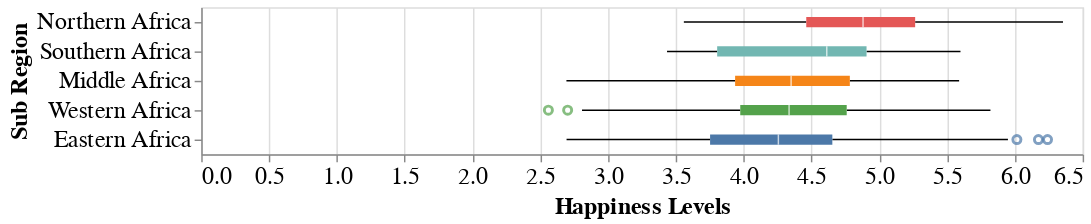

Write notebook code for a chart like this one.
### Code cell
#boxplot of sub regions
fig_2 = alt.Chart(
    african_dataset
).mark_boxplot(
    outliers=True,
    size=7,
).encode(
    x=alt.X('life_ladder:Q', title='Happiness Levels'),
    y=alt.Y('sub_region:N', 
            sort=['Northern Africa', 'Southern Africa', 'Middle Africa', 'Western Africa', 'Eastern Africa'], 
            title='Sub Region'),
    color=alt.Color('sub_region:N', legend=None)
).properties(
    width=600
).configure_axis(
    labelFontSize=16,
    titleFontSize=16
).configure_title(
    fontSize=16
)
fig_2

### Figure 1 — Vega-Lite specification as saved in the notebook (floating-point values rounded to 4 significant figures; data arrays with more than 128 entries replaced by an {"elided": "..."} marker saying what was removed)
{"config": {"view": {"continuousWidth": 400, "continuousHeight": 300}, "axis": {"labelFontSize": 16, "titleFontSize": 16}, "title": {"fontSize": 16}}, "data": {"name": "data-0df3c2bf2b61e32f3faaa7728432dd70"}, "mark": {"type": "boxplot", "outliers": true, "size": 7}, "encoding": {"color": {"field": "sub_region", "legend": null, "type": "nominal"}, "x": {"field": "life_ladder", "title": "Happiness Levels", "type": "quantitative"}, "y": {"field": "sub_region", "sort": ["Northern Africa", "Southern Africa", "Middle Africa", "Western Africa", "Eastern Africa"], "title": "Sub Region", "type": "nominal"}}, "width": 600, "$schema": "https://vega.github.io/schema/vega-lite/v4.17.0.json", "datasets": {"data-0df3c2bf2b61e32f3faaa7728432dd70": {"elided": "489 records"}}}
